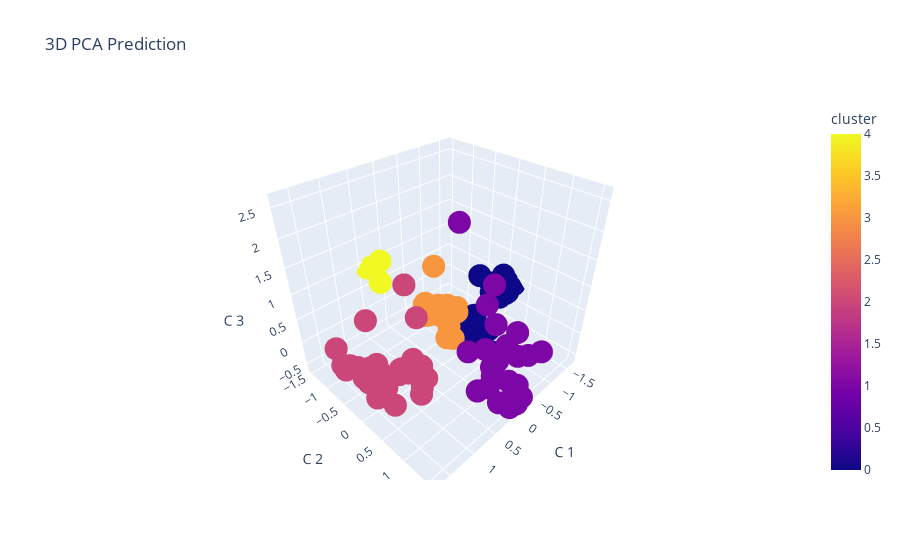

The notebook cell this image was saved under:
### Code cell
plot3d(dfpca_kmeans3, "3D PCA Prediction", 'cluster')
